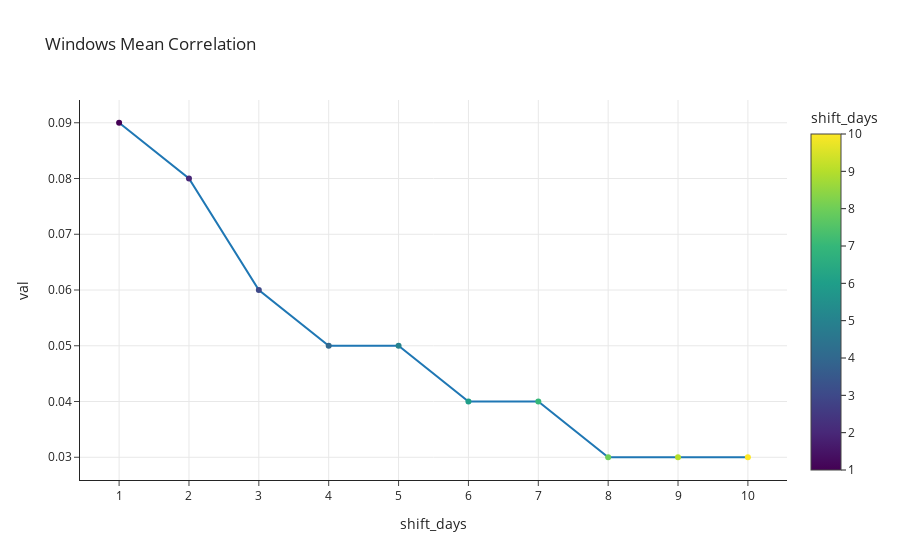
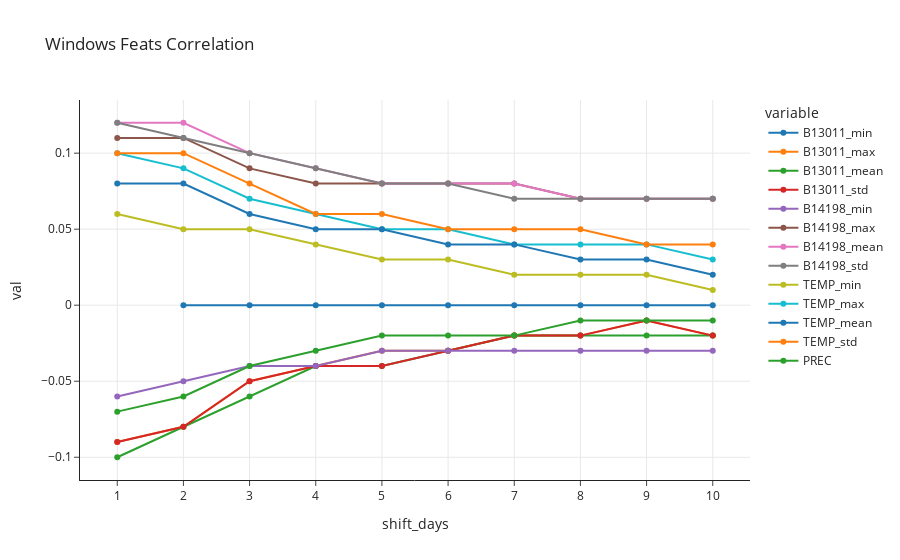

Here is the notebook cell these charts were saved with, in order:
### Markdown cell above
The first attempt simply considers the mean correlation between features columns and label column.

### Code cell
# Get windows correlation
df_corr = _windows_corr(all_meteo_feats_pol_dat_df, SHIFT_DAYS_LIST, FEATS)

# Plot windows Mean & Feats correlation
_plot_windows_correlation(df_corr, FEATS)

### Figure 1 — Plotly figure (JSON) as saved in the notebook; plotly's stock layout.template omitted (floating-point values rounded to 4 significant figures)
{"data": [{"hovertemplate": "<b>%{hovertext}</b><br><br>shift_days=%{marker.color}<br>mean=%{y}<extra></extra>", "hovertext": [0.09, 0.08, 0.06, 0.05, 0.05, 0.04, 0.04, 0.03, 0.03, 0.03], "legendgroup": "", "marker": {"color": [1, 2, 3, 4, 5, 6, 7, 8, 9, 10], "coloraxis": "coloraxis", "size": 6, "symbol": "circle"}, "mode": "markers+lines", "name": "", "orientation": "v", "showlegend": false, "type": "scatter", "x": [1, 2, 3, 4, 5, 6, 7, 8, 9, 10], "xaxis": "x", "y": [0.09, 0.08, 0.06, 0.05, 0.05, 0.04, 0.04, 0.03, 0.03, 0.03], "yaxis": "y"}], "layout": {"coloraxis": {"colorbar": {"title": {"text": "shift_days"}}, "colorscale": [[0, "#440154"], [0.1111, "#482878"], [0.2222, "#3e4989"], [0.3333, "#31688e"], [0.4444, "#26828e"], [0.5556, "#1f9e89"], [0.6667, "#35b779"], [0.7778, "#6ece58"], [0.8889, "#b5de2b"], [1, "#fde725"]]}, "legend": {"tracegroupgap": 0}, "title": {"text": " Windows Mean Correlation"}, "xaxis": {"anchor": "y", "domain": [0, 1], "showgrid": true, "tickmode": "linear", "title": {"text": "shift_days"}}, "yaxis": {"anchor": "x", "domain": [0, 1], "showgrid": true, "title": {"text": "val"}}}}

### Figure 2 — Plotly figure (JSON) as saved in the notebook; plotly's stock layout.template omitted (floating-point values rounded to 4 significant figures)
{"data": [{"hovertemplate": "variable=B13011_min<br>shift_days=%{x}<br>value=%{y}<extra></extra>", "legendgroup": "B13011_min", "marker": {"color": "#1F77B4", "size": 6, "symbol": "circle"}, "mode": "markers+lines", "name": "B13011_min", "orientation": "v", "showlegend": true, "type": "scatter", "x": [1, 2, 3, 4, 5, 6, 7, 8, 9, 10], "xaxis": "x", "y": [null, 0, 0, 0, 0, 0, 0, 0, 0, 0], "yaxis": "y"}, {"hovertemplate": "variable=B13011_max<br>shift_days=%{x}<br>value=%{y}<extra></extra>", "legendgroup": "B13011_max", "marker": {"color": "#FF7F0E", "size": 6, "symbol": "circle"}, "mode": "markers+lines", "name": "B13011_max", "orientation": "v", "showlegend": true, "type": "scatter", "x": [1, 2, 3, 4, 5, 6, 7, 8, 9, 10], "xaxis": "x", "y": [-0.09, -0.08, -0.05, -0.04, -0.03, -0.03, -0.02, -0.02, -0.01, -0.02], "yaxis": "y"}, {"hovertemplate": "variable=B13011_mean<br>shift_days=%{x}<br>value=%{y}<extra></extra>", "legendgroup": "B13011_mean", "marker": {"color": "#2CA02C", "size": 6, "symbol": "circle"}, "mode": "markers+lines", "name": "B13011_mean", "orientation": "v", "showlegend": true, "type": "scatter", "x": [1, 2, 3, 4, 5, 6, 7, 8, 9, 10], "xaxis": "x", "y": [-0.1, -0.08, -0.06, -0.04, -0.04, -0.03, -0.02, -0.02, -0.02, -0.02], "yaxis": "y"}, {"hovertemplate": "variable=B13011_std<br>shift_days=%{x}<br>value=%{y}<extra></extra>", "legendgroup": "B13011_std", "marker": {"color": "#D62728", "size": 6, "symbol": "circle"}, "mode": "markers+lines", "name": "B13011_std", "orientation": "v", "showlegend": true, "type": "scatter", "x": [1, 2, 3, 4, 5, 6, 7, 8, 9, 10], "xaxis": "x", "y": [-0.09, -0.08, -0.05, -0.04, -0.04, -0.03, -0.02, -0.02, -0.01, -0.02], "yaxis": "y"}, {"hovertemplate": "variable=B14198_min<br>shift_days=%{x}<br>value=%{y}<extra></extra>", "legendgroup": "B14198_min", "marker": {"color": "#9467BD", "size": 6, "symbol": "circle"}, "mode": "markers+lines", "name": "B14198_min", "orientation": "v", "showlegend": true, "type": "scatter", "x": [1, 2, 3, 4, 5, 6, 7, 8, 9, 10], "xaxis": "x", "y": [-0.06, -0.05, -0.04, -0.04, -0.03, -0.03, -0.03, -0.03, -0.03, -0.03], "yaxis": "y"}, {"hovertemplate": "variable=B14198_max<br>shift_days=%{x}<br>value=%{y}<extra></extra>", "legendgroup": "B14198_max", "marker": {"color": "#8C564B", "size": 6, "symbol": "circle"}, "mode": "markers+lines", "name": "B14198_max", "orientation": "v", "showlegend": true, "type": "scatter", "x": [1, 2, 3, 4, 5, 6, 7, 8, 9, 10], "xaxis": "x", "y": [0.11, 0.11, 0.09, 0.08, 0.08, 0.08, 0.08, 0.07, 0.07, 0.07], "yaxis": "y"}, {"hovertemplate": "variable=B14198_mean<br>shift_days=%{x}<br>value=%{y}<extra></extra>", "legendgroup": "B14198_mean", "marker": {"color": "#E377C2", "size": 6, "symbol": "circle"}, "mode": "markers+lines", "name": "B14198_mean", "orientation": "v", "showlegend": true, "type": "scatter", "x": [1, 2, 3, 4, 5, 6, 7, 8, 9, 10], "xaxis": "x", "y": [0.12, 0.12, 0.1, 0.09, 0.08, 0.08, 0.08, 0.07, 0.07, 0.07], "yaxis": "y"}, {"hovertemplate": "variable=B14198_std<br>shift_days=%{x}<br>value=%{y}<extra></extra>", "legendgroup": "B14198_std", "marker": {"color": "#7F7F7F", "size": 6, "symbol": "circle"}, "mode": "markers+lines", "name": "B14198_std", "orientation": "v", "showlegend": true, "type": "scatter", "x": [1, 2, 3, 4, 5, 6, 7, 8, 9, 10], "xaxis": "x", "y": [0.12, 0.11, 0.1, 0.09, 0.08, 0.08, 0.07, 0.07, 0.07, 0.07], "yaxis": "y"}, {"hovertemplate": "variable=TEMP_min<br>shift_days=%{x}<br>value=%{y}<extra></extra>", "legendgroup": "TEMP_min", "marker": {"color": "#BCBD22", "size": 6, "symbol": "circle"}, "mode": "markers+lines", "name": "TEMP_min", "orientation": "v", "showlegend": true, "type": "scatter", "x": [1, 2, 3, 4, 5, 6, 7, 8, 9, 10], "xaxis": "x", "y": [0.06, 0.05, 0.05, 0.04, 0.03, 0.03, 0.02, 0.02, 0.02, 0.01], "yaxis": "y"}, {"hovertemplate": "variable=TEMP_max<br>shift_days=%{x}<br>value=%{y}<extra></extra>", "legendgroup": "TEMP_max", "marker": {"color": "#17BECF", "size": 6, "symbol": "circle"}, "mode": "markers+lines", "name": "TEMP_max", "orientation": "v", "showlegend": true, "type": "scatter", "x": [1, 2, 3, 4, 5, 6, 7, 8, 9, 10], "xaxis": "x", "y": [0.1, 0.09, 0.07, 0.06, 0.05, 0.05, 0.04, 0.04, 0.04, 0.03], "yaxis": "y"}, {"hovertemplate": "variable=TEMP_mean<br>shift_days=%{x}<br>value=%{y}<extra></extra>", "legendgroup": "TEMP_mean", "marker": {"color": "#1F77B4", "size": 6, "symbol": "circle"}, "mode": "markers+lines", "name": "TEMP_mean", "orientation": "v", "showlegend": true, "type": "scatter", "x": [1, 2, 3, 4, 5, 6, 7, 8, 9, 10], "xaxis": "x", "y": [0.08, 0.08, 0.06, 0.05, 0.05, 0.04, 0.04, 0.03, 0.03, 0.02], "yaxis": "y"}, {"hovertemplate": "variable=TEMP_std<br>shift_days=%{x}<br>value=%{y}<extra></extra>", "legendgroup": "TEMP_std", "marker": {"color": "#FF7F0E", "size": 6, "symbol": "circle"}, "mode": "markers+lines", "name": "TEMP_std", "orientation": "v", "showlegend": true, "type": "scatter", "x": [1, 2, 3, 4, 5, 6, 7, 8, 9, 10], "xaxis": "x", "y": [0.1, 0.1, 0.08, 0.06, 0.06, 0.05, 0.05, 0.05, 0.04, 0.04], "yaxis": "y"}, {"hovertemplate": "variable=PREC<br>shift_days=%{x}<br>value=%{y}<extra></extra>", "legendgroup": "PREC", "marker": {"color": "#2CA02C", "size": 6, "symbol": "circle"}, "mode": "markers+lines", "name": "PREC", "orientation": "v", "showlegend": true, "type": "scatter", "x": [1, 2, 3, 4, 5, 6, 7, 8, 9, 10], "xaxis": "x", "y": [-0.07, -0.06, -0.04, -0.03, -0.02, -0.02, -0.02, -0.01, -0.01, -0.01], "yaxis": "y"}], "layout": {"legend": {"title": {"text": "variable"}, "tracegroupgap": 0}, "title": {"text": " Windows Feats Correlation"}, "xaxis": {"anchor": "y", "domain": [0, 1], "showgrid": true, "tickmode": "linear", "title": {"text": "shift_days"}}, "yaxis": {"anchor": "x", "domain": [0, 1], "showgrid": true, "title": {"text": "val"}}}}
